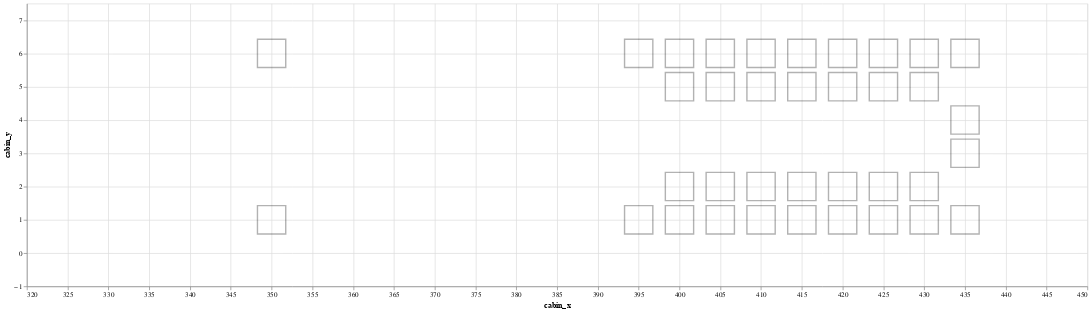

Write notebook code for a chart like this one.
### Markdown cell above
#### 3.2 Cabin outline and positions

### Code cell
cabin_plot = alt.Chart(cabin_locations_df).mark_square(size = 1600, fill = "None", stroke = "black", opacity = 0.3).encode(
    alt.X('cabin_x:Q', scale=alt.Scale(domain = [320,450])),
    alt.Y('cabin_y:Q', scale=alt.Scale(domain = [-1,7.5]))
).properties(width = 1500, height = 400)
cabin_plot

### Figure 1 — Vega-Lite specification as saved in the notebook (floating-point values rounded to 4 significant figures)
{"$schema": "https://vega.github.io/schema/vega-lite/v3.4.0.json", "config": {"mark": {"tooltip": null}, "view": {"height": 300, "width": 400}}, "data": {"name": "data-7391ad0528e7bd5c8e8a0f0ef93bd22c"}, "datasets": {"data-7391ad0528e7bd5c8e8a0f0ef93bd22c": [{"cabin_x": 350, "cabin_y": 1}, {"cabin_x": 350, "cabin_y": 6}, {"cabin_x": 400, "cabin_y": 6}, {"cabin_x": 400, "cabin_y": 5}, {"cabin_x": 400, "cabin_y": 2}, {"cabin_x": 400, "cabin_y": 1}, {"cabin_x": 405, "cabin_y": 6}, {"cabin_x": 405, "cabin_y": 5}, {"cabin_x": 405, "cabin_y": 2}, {"cabin_x": 405, "cabin_y": 1}, {"cabin_x": 395, "cabin_y": 6}, {"cabin_x": 395, "cabin_y": 1}, {"cabin_x": 410, "cabin_y": 6}, {"cabin_x": 410, "cabin_y": 5}, {"cabin_x": 410, "cabin_y": 2}, {"cabin_x": 410, "cabin_y": 1}, {"cabin_x": 415, "cabin_y": 6}, {"cabin_x": 415, "cabin_y": 5}, {"cabin_x": 415, "cabin_y": 2}, {"cabin_x": 415, "cabin_y": 1}, {"cabin_x": 420, "cabin_y": 6}, {"cabin_x": 420, "cabin_y": 5}, {"cabin_x": 420, "cabin_y": 2}, {"cabin_x": 420, "cabin_y": 1}, {"cabin_x": 425, "cabin_y": 6}, {"cabin_x": 425, "cabin_y": 5}, {"cabin_x": 425, "cabin_y": 2}, {"cabin_x": 425, "cabin_y": 1}, {"cabin_x": 430, "cabin_y": 6}, {"cabin_x": 430, "cabin_y": 5}, {"cabin_x": 430, "cabin_y": 2}, {"cabin_x": 430, "cabin_y": 1}, {"cabin_x": 435, "cabin_y": 6}, {"cabin_x": 435, "cabin_y": 4}, {"cabin_x": 435, "cabin_y": 3}, {"cabin_x": 435, "cabin_y": 1}]}, "encoding": {"x": {"field": "cabin_x", "scale": {"domain": [320, 450]}, "type": "quantitative"}, "y": {"field": "cabin_y", "scale": {"domain": [-1, 7.5]}, "type": "quantitative"}}, "height": 400, "mark": {"fill": "None", "opacity": 0.3, "size": 1600, "stroke": "black", "type": "square"}, "width": 1500}
